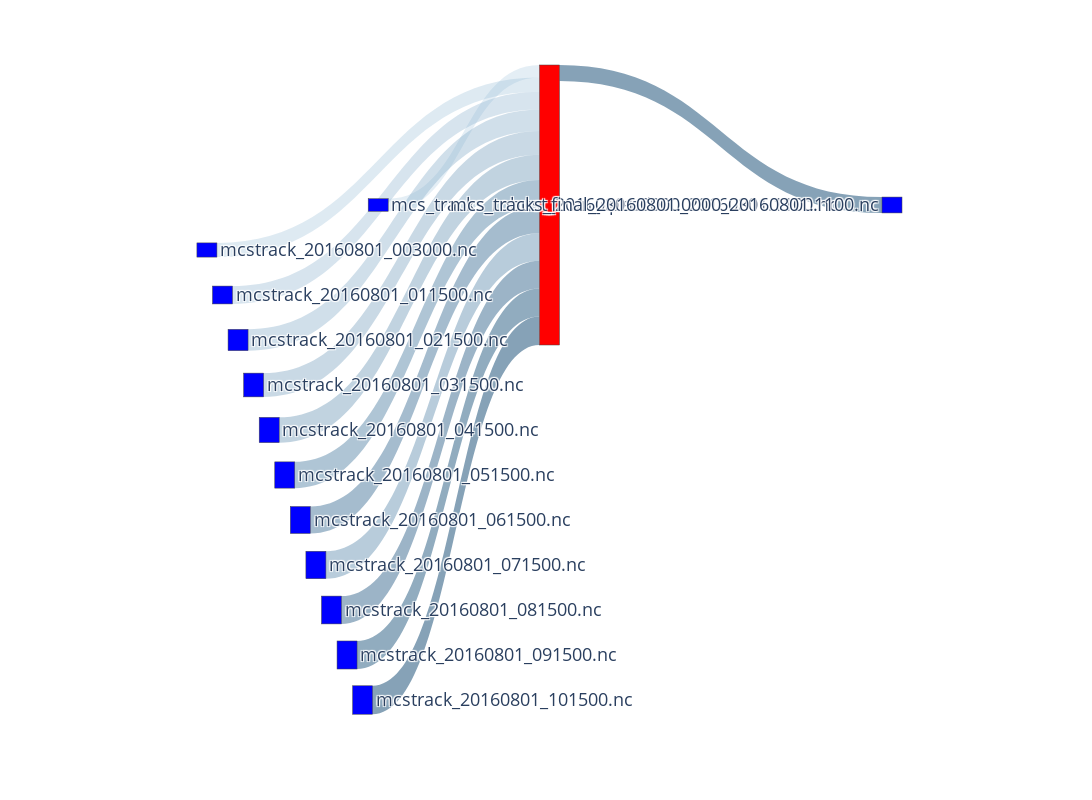

Notebook source saved alongside this figure:
### Code cell
vfd_nodes, vfd_nodes_dict = get_nodes_for_sankey(G_VFD, label_on=True)

# print(vfd_nodes)

vfd_links = get_links_for_sankey(G_VFD, vfd_nodes_dict, val_sqrt=True)
fig = go.Figure(go.Sankey(
            node = vfd_nodes,
            link = vfd_links, orientation='h'))

fig.update_layout(
    autosize=False,
    width=1400,
    height=800,
    margin=dict(
        l=200,
        r=200,
        b=100,
        t=200,
        pad=2
    ),
    font=dict(size=18),
)

    
fig.show()
save_html_path = f"{stat_path}/vfd-{(SELECT_STAGE_END+1)}s-{test_name}-sankey-labeled-s9.html"
fig.write_html(save_html_path)
print(f"Sankey saved to {save_html_path}")

### Figure 1 — Plotly figure (JSON) as saved in the notebook; plotly's stock layout.template omitted (floating-point values rounded to 4 significant figures)
{"data": [{"link": {"color": ["rgba(83.33333333333333, 123.33333333333333, 153.33333333333331, 0.7)", "rgba(144.44444444444446, 184.44444444444446, 214.44444444444446, 0.24166666666666667)", "rgba(138.88888888888889, 178.88888888888889, 208.88888888888889, 0.2833333333333333)", "rgba(133.33333333333334, 173.33333333333334, 203.33333333333334, 0.325)", "rgba(127.77777777777779, 167.77777777777777, 197.77777777777777, 0.3666666666666667)", "rgba(122.22222222222221, 162.22222222222223, 192.22222222222223, 0.4083333333333333)", "rgba(116.66666666666666, 156.66666666666666, 186.66666666666666, 0.45)", "rgba(105.55555555555557, 145.55555555555557, 175.55555555555557, 0.5333333333333333)", "rgba(100.0, 140.0, 170.0, 0.575)", "rgba(111.11111111111111, 151.11111111111111, 181.11111111111111, 0.4916666666666667)", "rgba(94.44444444444443, 134.44444444444443, 164.44444444444443, 0.6166666666666667)", "rgba(88.88888888888889, 128.88888888888889, 158.88888888888889, 0.6583333333333333)", "rgba(83.33333333333333, 123.33333333333333, 153.33333333333331, 0.7)"], "label": ["Access Volume : 1.13 MB <br />Access Count : 4317 <br />Average Access Size : 262.51 B <br />HDF5 Data Access Count : 2780 <br />Average HDF5 Data Access Size : 185.44 B <br />HDF5 Metadata Access Count : 1537 <br />Average HDF5 Metadata Access Size : 401.91 B <br />Operation : write_only<br />Bandwidth : 425.66 KB/s", "Access Volume : 440.89 KB <br />Access Count : 2668 <br />Average Access Size : 165.25 B <br />HDF5 Data Access Count : 2395 <br />Average HDF5 Data Access Size : 98.67 B <br />HDF5 Metadata Access Count : 273 <br />Average HDF5 Metadata Access Size : 749.38 B <br />Operation : read_only<br />Bandwidth : 165.33 KB/s", "Access Volume : 723.17 KB <br />Access Count : 1637 <br />Average Access Size : 441.77 B <br />HDF5 Data Access Count : 1523 <br />Average HDF5 Data Access Size : 413.8 B <br />HDF5 Metadata Access Count : 114 <br />Average HDF5 Metadata Access Size : 815.34 B <br />Operation : read_only<br />Bandwidth : 432.41 KB/s", "Access Volume : 1.82 MB <br />Access Count : 1637 <br />Average Access Size : 1.11 KB <br />HDF5 Data Access Count : 1523 <br />Average HDF5 Data Access Size : 1.13 KB <br />HDF5 Metadata Access Count : 114 <br />Average HDF5 Metadata Access Size : 815.34 B <br />Operation : read_only<br />Bandwidth : 828.78 KB/s", "Access Volume : 3.71 MB <br />Access Count : 1637 <br />Average Access Size : 2.26 KB <br />HDF5 Data Access Count : 1523 <br />Average HDF5 Data Access Size : 2.37 KB <br />HDF5 Metadata Access Count : 114 <br />Average HDF5 Metadata Access Size : 815.34 B <br />Operation : read_only<br />Bandwidth : 1.55 MB/s", "Access Volume : 5.7 MB <br />Access Count : 1637 <br />Average Access Size : 3.48 KB <br />HDF5 Data Access Count : 1523 <br />Average HDF5 Data Access Size : 3.68 KB <br />HDF5 Metadata Access Count : 114 <br />Average HDF5 Metadata Access Size : 815.34 B <br />Operation : read_only<br />Bandwidth : 2.52 MB/s", "Access Volume : 7.27 MB <br />Access Count : 1637 <br />Average Access Size : 4.44 KB <br />HDF5 Data Access Count : 1523 <br />Average HDF5 Data Access Size : 4.71 KB <br />HDF5 Metadata Access Count : 114 <br />Average HDF5 Metadata Access Size : 815.34 B <br />Operation : read_only<br />Bandwidth : 3.03 MB/s", "Access Volume : 8.49 MB <br />Access Count : 1637 <br />Average Access Size : 5.18 KB <br />HDF5 Data Access Count : 1523 <br />Average HDF5 Data Access Size : 5.51 KB <br />HDF5 Metadata Access Count : 114 <br />Average HDF5 Metadata Access Size : 815.34 B <br />Operation : read_only<br />Bandwidth : 3.12 MB/s", "Access Volume : 9.4 MB <br />Access Count : 1637 <br />Average Access Size : 5.74 KB <br />HDF5 Data Access Count : 1523 <br />Average HDF5 Data Access Size : 6.11 KB <br />HDF5 Metadata Access Count : 114 <br />Average HDF5 Metadata Access Size : 815.34 B <br />Operation : read_only<br />Bandwidth : 3.47 MB/s", "Access Volume : 10.17 MB <br />Access Count : 1637 <br />Average Access Size : 6.21 KB <br />HDF5 Data Access Count : 1523 <br />Average HDF5 Data Access Size : 6.61 KB <br />HDF5 Metadata Access Count : 114 <br />Average HDF5 Metadata Access Size : 815.34 B <br />Operation : read_only<br />Bandwidth : 3.1 MB/s", "Access Volume : 10.7 MB <br />Access Count : 1637 <br />Average Access Size : 6.54 KB <br />HDF5 Data Access Count : 1523 <br />Average HDF5 Data Access Size : 6.97 KB <br />HDF5 Metadata Access Count : 114 <br />Average HDF5 Metadata Access Size : 815.34 B <br />Operation : read_only<br />Bandwidth : 3.95 MB/s", "Access Volume : 11.03 MB <br />Access Count : 1637 <br />Average Access Size : 6.74 KB <br />HDF5 Data Access Count : 1523 <br />Average HDF5 Data Access Size : 7.18 KB <br />HDF5 Metadata Access Count : 114 <br />Average HDF5 Metadata Access Size : 815.34 B <br />Operation : read_only<br />Bandwidth : 4.59 MB/s", "Access Volume : 11.71 MB <br />Access Count : 1637 <br />Average Access Size : 7.15 KB <br />HDF5 Data Access Count : 1523 <br />Average HDF5 Data Access Size : 7.63 KB <br />HDF5 Metadata Access Count : 114 <br />Average HDF5 Metadata Access Size : 815.34 B <br />Operation : read_only<br />Bandwidth : 4.89 MB/s"], "source": [0, 1, 2, 3, 4, 5, 6, 7, 8, 9, 10, 11, 12], "target": [13, 0, 0, 0, 0, 0, 0, 0, 0, 0, 0, 0, 0], "value": [32.63, 25.77, 29.16, 36.71, 43.88, 48.85, 51.93, 53.97, 55.37, 56.47, 57.2, 57.62, 58.5]}, "node": {"color": ["Red", "Blue", "Blue", "Blue", "Blue", "Blue", "Blue", "Blue", "Blue", "Blue", "Blue", "Blue", "Blue", "Blue"], "label": ["run_speed", "mcs_tracks_robust_20160801.0000_20160801.1100.nc", "mcstrack_20160801_003000.nc", "mcstrack_20160801_011500.nc", "mcstrack_20160801_021500.nc", "mcstrack_20160801_031500.nc", "mcstrack_20160801_041500.nc", "mcstrack_20160801_051500.nc", "mcstrack_20160801_061500.nc", "mcstrack_20160801_071500.nc", "mcstrack_20160801_081500.nc", "mcstrack_20160801_091500.nc", "mcstrack_20160801_101500.nc", "mcs_tracks_final_20160801.0000_20160801.1100.nc"], "x": [0.505, 0.2575, 0.01, 0.0325, 0.055, 0.0775, 0.1, 0.1225, 0.145, 0.1675, 0.19, 0.2125, 0.235, 1], "y": [0.01, 0.01, 0.1, 0.19, 0.28, 0.37, 0.46, 0.55, 0.64, 0.73, 0.82, 0.91, 1, 0.01]}, "orientation": "h", "type": "sankey"}], "layout": {"autosize": false, "font": {"size": 18}, "height": 800, "margin": {"b": 100, "l": 200, "pad": 2, "r": 200, "t": 200}, "width": 1400}}
